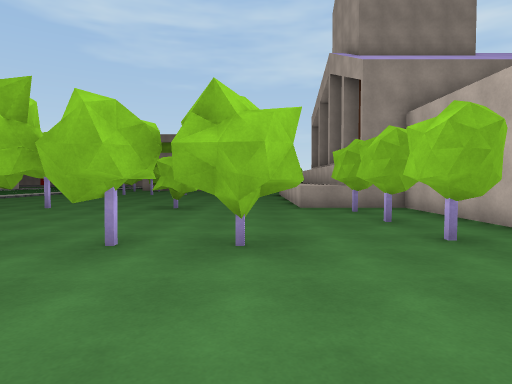
View 1 (above)

24 first-person views from a walk through a 3-D level made in the Unity game engine. The camera is 1.4 m above the floor, tilts 2° down and sees 75° across. The floor is counted in squares, 2 m on a side. Each view is taken from the middle of a square. On the plan, view 1 faces up. The plan holds only what a view shows up to about 10 squares ahead; the rest is blank. The place goes on beyond the plan. The player is left out. Some surface patterns are stand-ins.

View 2
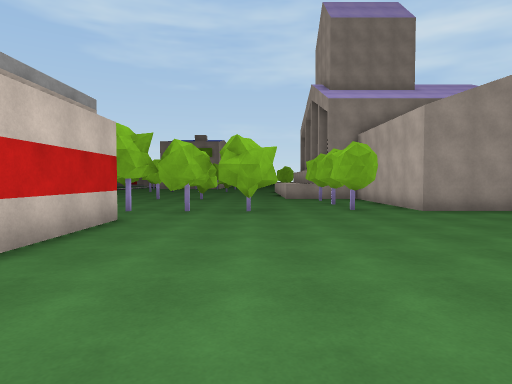

View 3
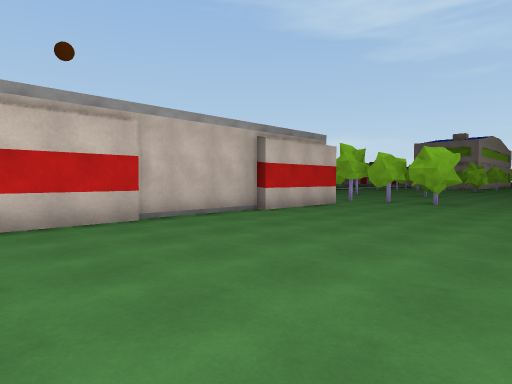

View 4
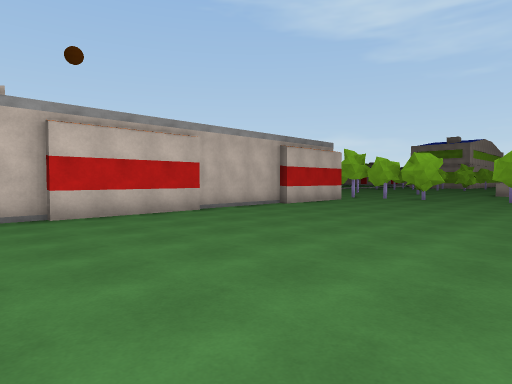

View 5
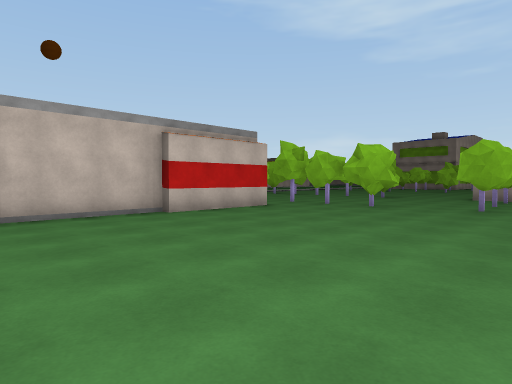

View 6
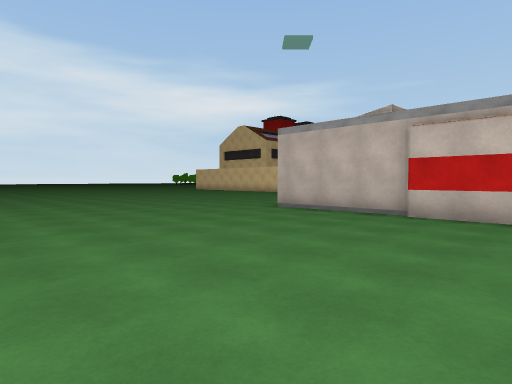

View 7
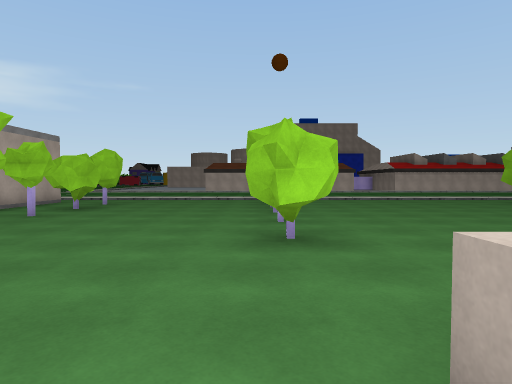

View 8
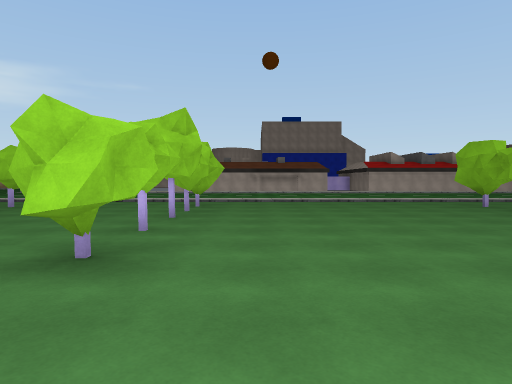

View 9
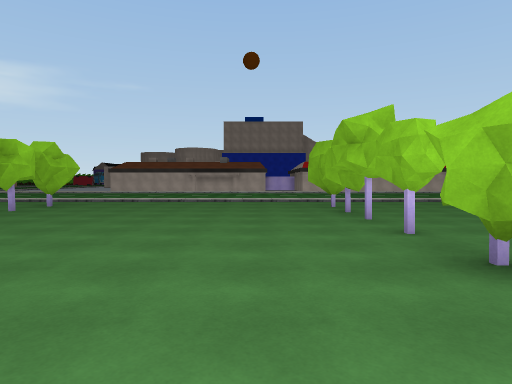

View 10
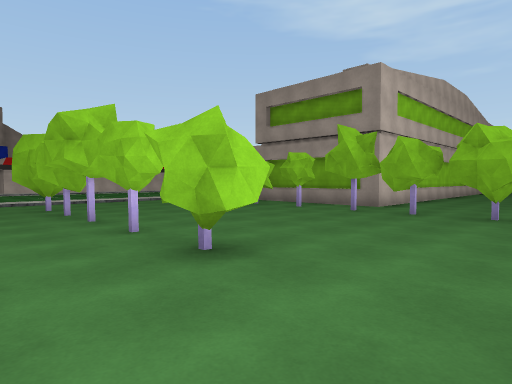

View 11
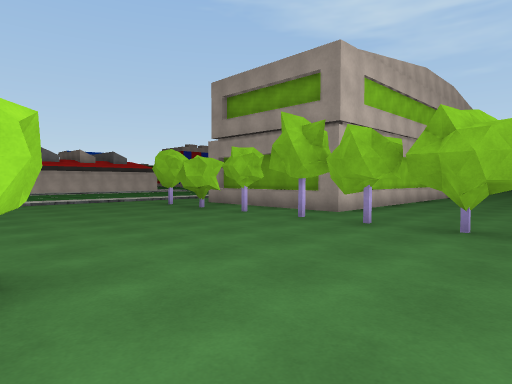

View 12
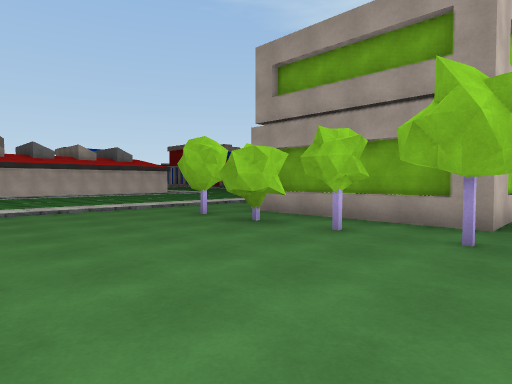

View 13
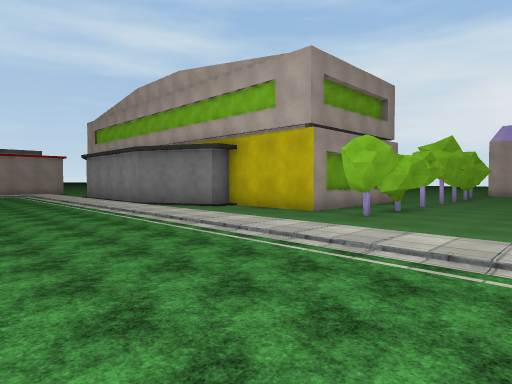

View 14
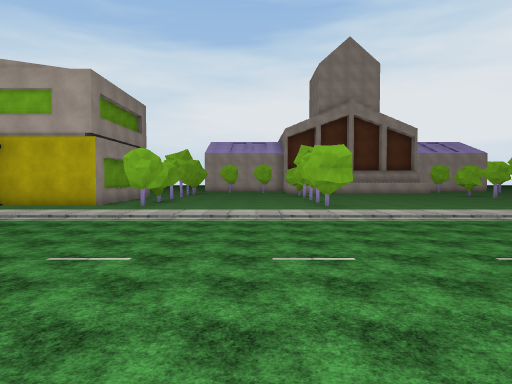

View 15
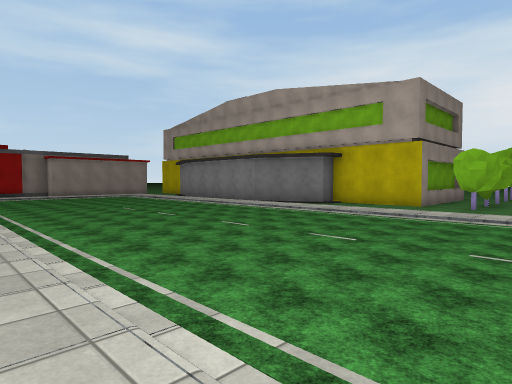

View 16
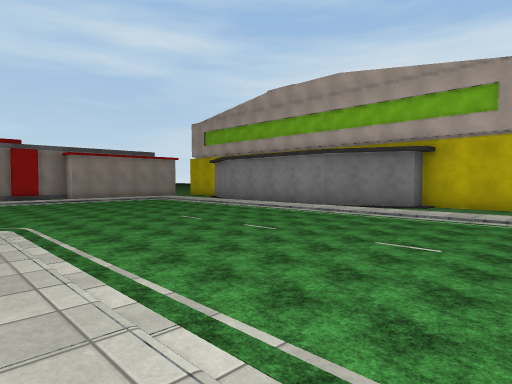

View 17
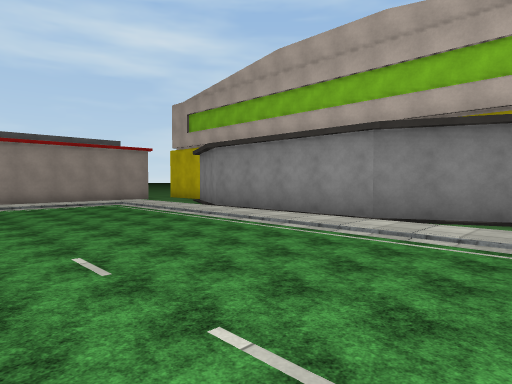

View 18
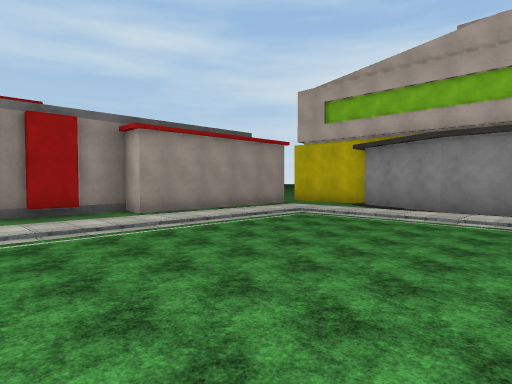

View 19
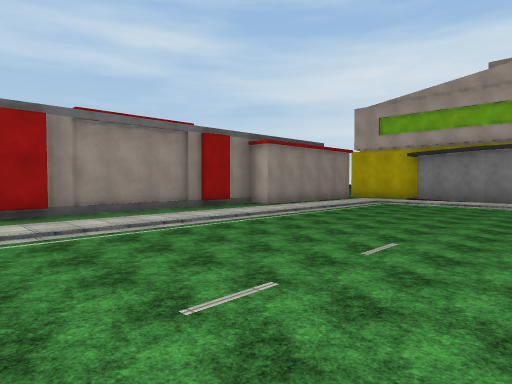

View 20
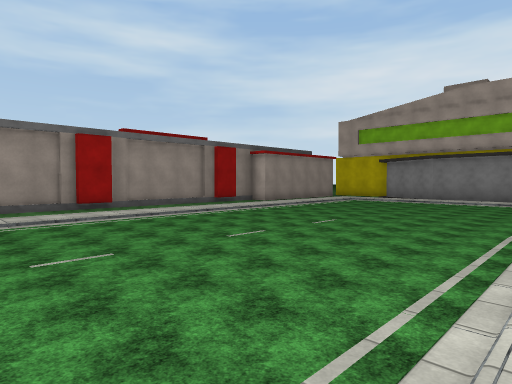

View 21
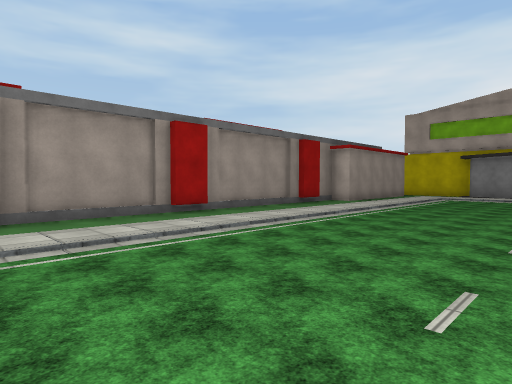

View 22
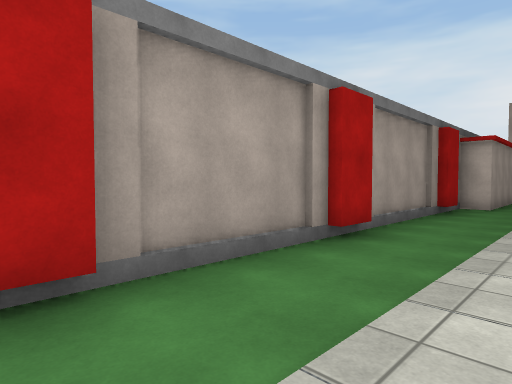

View 23
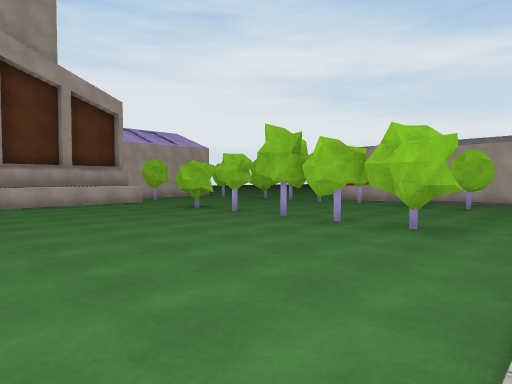

View 24
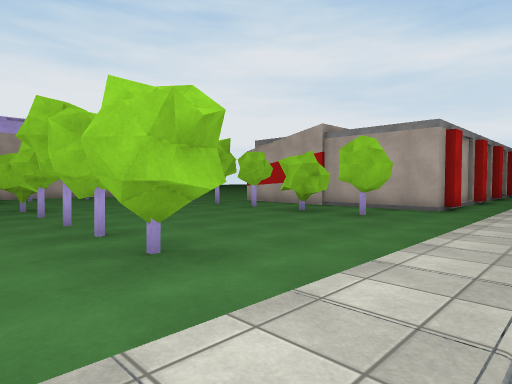

### Floor plan
Key: @ floor where view 1 was taken; # wall or solid block; x gap in a wall; . main floor; : floor 0.25 m higher than the main floor; / step, stairs or slope; = window, fence, low wall or low ledge; T thing the floor can be seen under or through.
Columns run from 24 left of view 1 to 4 right of it. Each row starts with its distance up from view 1.
 38 ############
 37 ...........####
 36 ................
 35 ::::::::::::::/..#
 34 ............./ ###
 33 ............./ #
 32 ............./ #
 31 ............./ #
 30  ............/ #
 29  ............/ #
 28  ::::: ....../ #
 27        ....../ #      ..
 26        ....../ ###   #...
 25        ......//..#   #...
 24       :......//..#   #...
 23       :......//..#####...
 22       :......//..........
 21       :......//.TTTTTTTT#
 20       :......//...........
 19       :......//...........
 18        ......//...........
 17         .....//...........
 16          ....//.####.##...
 15           ...//...........
 14             .//...........
 13              //..........
 12               /...........#
 11               /...........#
 10              //...........##
  9              //.##....#...=##
  8              //.##xx#.#.....#
  7              //...........#.#
  6              //...........#.#
  5               /.............#
  4               /.#.###.#x#.#.#
  3               /...#####.#....
  2               /....###.......
  1               /.#### #.......
  0               /.#    #..@...
 -1                .#    #.......
 -2                .#    #.......
 -3                      #.......
 -4                      #.......
 -5                      #.......
 -6                      #.......
 -7                      #.......
 -8                      #.......
 -9                      #.......

Where each view was taken, in squares from view 1:
view 1: 0 up, 0 right, facing up
view 2: 4 down, 0 right, facing up
view 3: 7 down, 3 right, facing up-left
view 4: 9 down, 4 right, facing up-left
view 5: 5 down, 4 right, facing up-left
view 6: 5 down, 4 right, facing down-left
view 7: 8 up, 2 right, facing left
view 8: 10 up, 1 right, facing left
view 9: 14 up, 1 right, facing left
view 10: 14 up, 1 right, facing up-left
view 11: 16 up, 1 right, facing up-left
view 12: 17 up, 2 left, facing up-left
view 13: 18 up, 14 left, facing up-right
view 14: 18 up, 17 left, facing right
view 15: 19 up, 18 left, facing up-right
view 16: 22 up, 18 left, facing up-right
view 17: 25 up, 15 left, facing up-right
view 18: 30 up, 17 left, facing up-right
view 19: 30 up, 21 left, facing up-right
view 20: 28 up, 23 left, facing up-right
view 21: 31 up, 24 left, facing up-right
view 22: 35 up, 24 left, facing up-right
view 23: 14 up, 10 left, facing down-right
view 24: 10 up, 11 left, facing down-right
